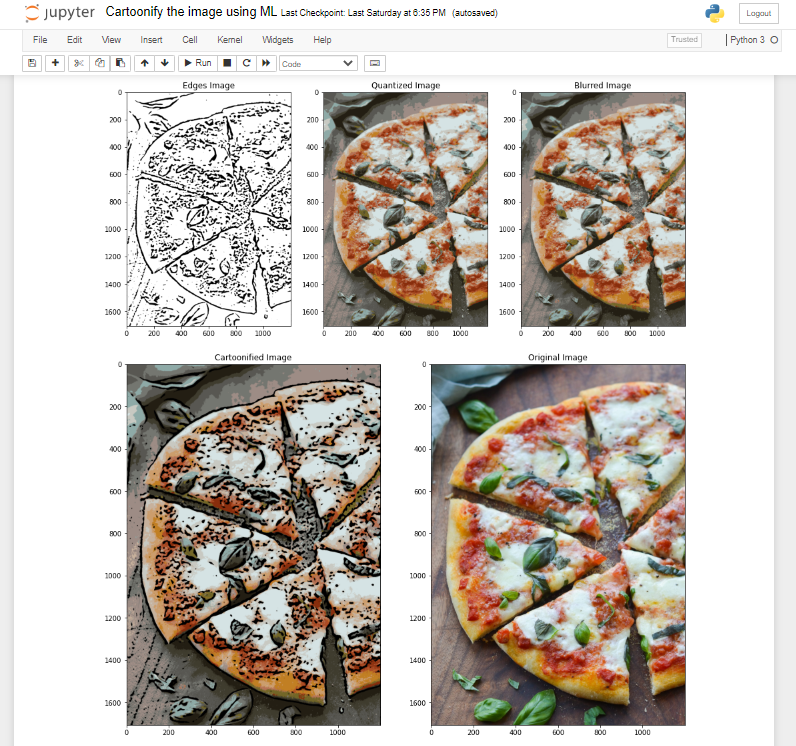
#> input picture Cartoonify the image/Pizza.png, 796 x 746 px; its folder holds only this picture in this run
$ python -i cartoonify.py   (imports and definitions only)
#> lines starting #> are read from the running program, lines starting #| are printed output that depends on the picture; after the words box and inside, x2 and y2 are one past the last pixel; in counts of white or black regions, pixels touching at a corner belong together
#> further down, picture is the input picture: shape (746, 796, 3); mean B, G, R 184.1, 191.2, 198.1
import cv2
import numpy as np
from numpy import asarray
from PIL import Image
import PySimpleGUI as Sg
import pathlib
import tempfile
from skimage import io

cartoon_image = 0


class MAIN:
    def __init__(self):
        self.layout = []
        Sg.theme('DarkTeal6')
#> (this line was passed over: PySimpleGUI is not available in this run)
        self.FIRST_COLOR = f'#E7E7E7 on #041B2D'
        self.SECOND_COLOR = '#041B2D on #9B9B9B '
        self.menu_def = [['&File', ['&Open (Ctrl+O)', '&Save', 'Exit']], ]

    def components(self):
        mid_col = Sg.Column([
            [Sg.Text("Import Image To Cartoonify It :", font='Helvetica 12 bold italic')],
            [Sg.Image(key="-IMAGE-", size=(400, 400), background_color='white')],
            [Sg.B('Cartoonify', button_color='#9B9B9B', pad=(150, 10), font='Helvetica 12 bold italic', border_width=8)]
        ], pad=(65, 0))

        self.layout = [
            [Sg.MenubarCustom(self.menu_def, font='Helvetica 12 bold italic')],
            [mid_col]
        ]
        return self.layout

    @staticmethod
    def open_file():
        filename = Sg.popup_get_file('Open', no_window=True)
        if filename:
            file = pathlib.Path(filename)
            return file

    file_types = [("JPEG (*.jpg)", "*.jpg"), ("All files (*.*)", "*.*")]
    tmp_file = tempfile.NamedTemporaryFile(suffix=".jpg").name

    @staticmethod
    def save_image(save_path):
        io.imsave(save_path, cartoon_image)

    @staticmethod
    def cartoon(image):
        global cartoon_image
        arr = asarray(image)
        # img = cv2.cvtColor(arr, cv2.COLOR_BGR2RGB)

        line_size, blur_value = 7, 5

        # Create Edge Mask
        gray = cv2.cvtColor(arr, cv2.COLOR_RGB2GRAY)
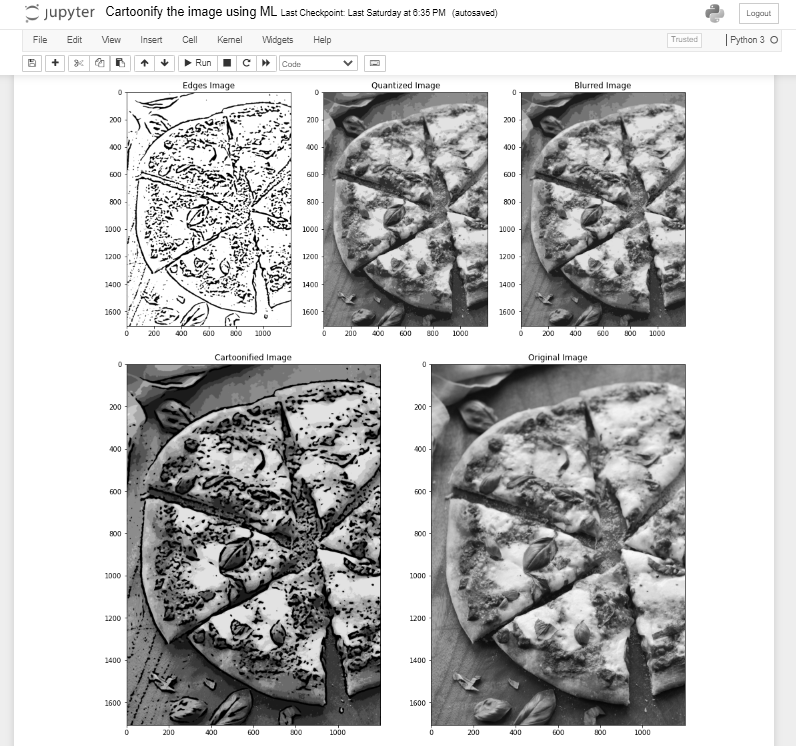
#> gray: shape (746, 796); min 0, max 255, mean 189.9
        gray_blur = cv2.medianBlur(gray, blur_value)
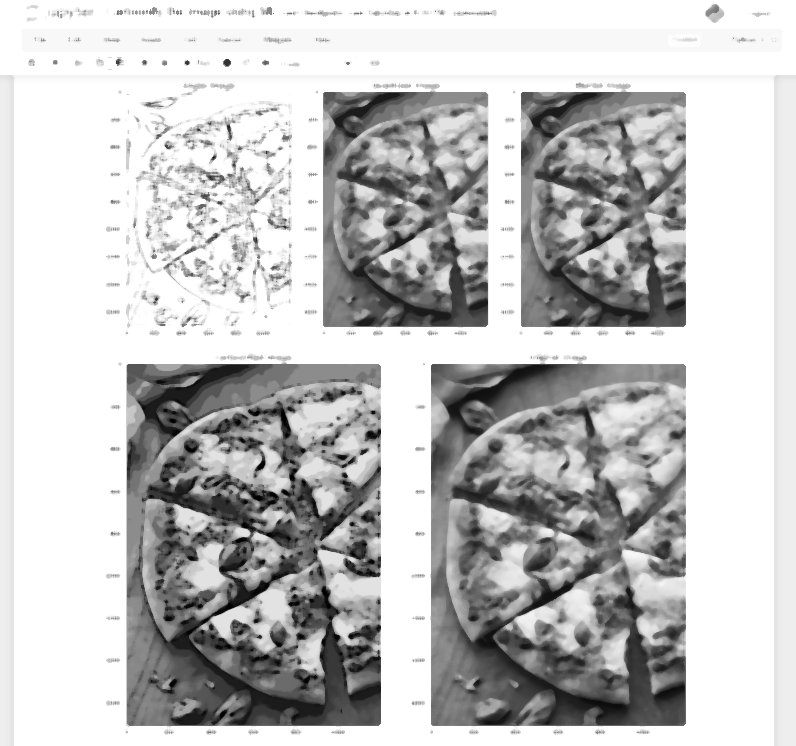
#> gray_blur: shape (746, 796); min 0, max 255, mean 194

        edges = cv2.adaptiveThreshold(gray_blur, 255, cv2.ADAPTIVE_THRESH_MEAN_C, cv2.THRESH_BINARY, line_size,
                                      blur_value)
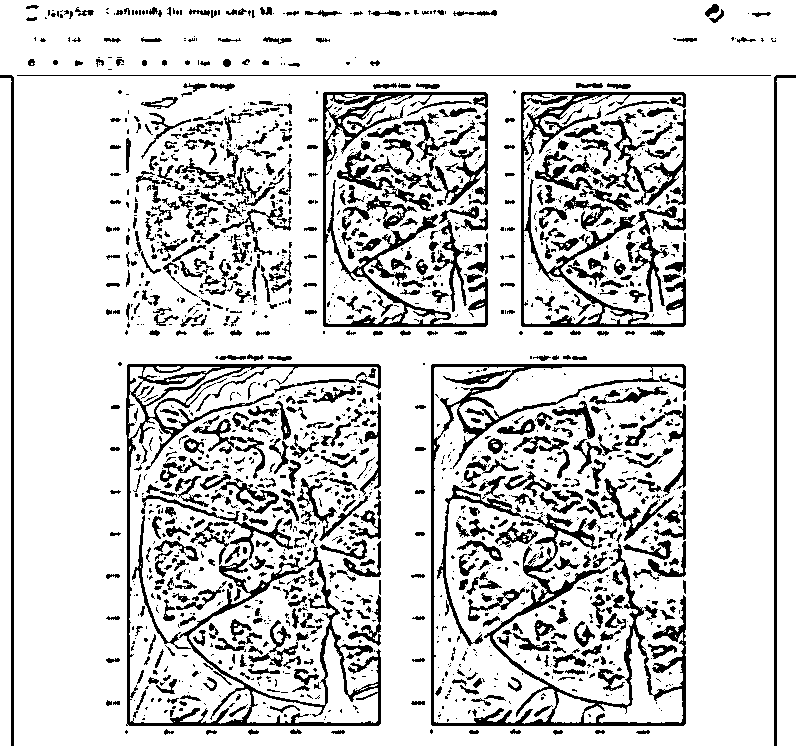
#> edges: shape (746, 796); 82.7% white; 1822 black regions (1165 under 20 px), largest, box (x1, y1, x2, y2) and area: (431, 364, 686, 726) 11035, (126, 364, 381, 726) 9091, (323, 92, 488, 327) 5374

        k = 16  # is the number of colors

        # Reduce the color palette :
        # Transform the image
        data = np.float32(arr).reshape((-1, 3))

        # Determine criteria
        criteria = (cv2.TERM_CRITERIA_EPS + cv2.TERM_CRITERIA_MAX_ITER, 20, 0.001)

        # Implementing k-means
        ret, label, center = cv2.kmeans(data, k, None, criteria, 10, cv2.KMEANS_RANDOM_CENTERS)
#> ret = 135655582.1; center = 16 rows, first 8: [4.9, 6.2, 7.75], [108.7, 114.7, 115], [192.1, 198.8, 198.8], [130.1, 137.4, 149], [47.35, 61.24, 66.29], [76.8, 87.78, 90.73], [163.3, 166.1, 153.2], [23.34, 32.57, 38.53]
        center = np.uint8(center)
#> center = 16 rows, first 8: [4, 6, 7], [108, 114, 115], [192, 198, 198], [130, 137, 148], [47, 61, 66], [76, 87, 90], [163, 166, 153], [23, 32, 38]

        result = center[label.flatten()]
        result = result.reshape(arr.shape)
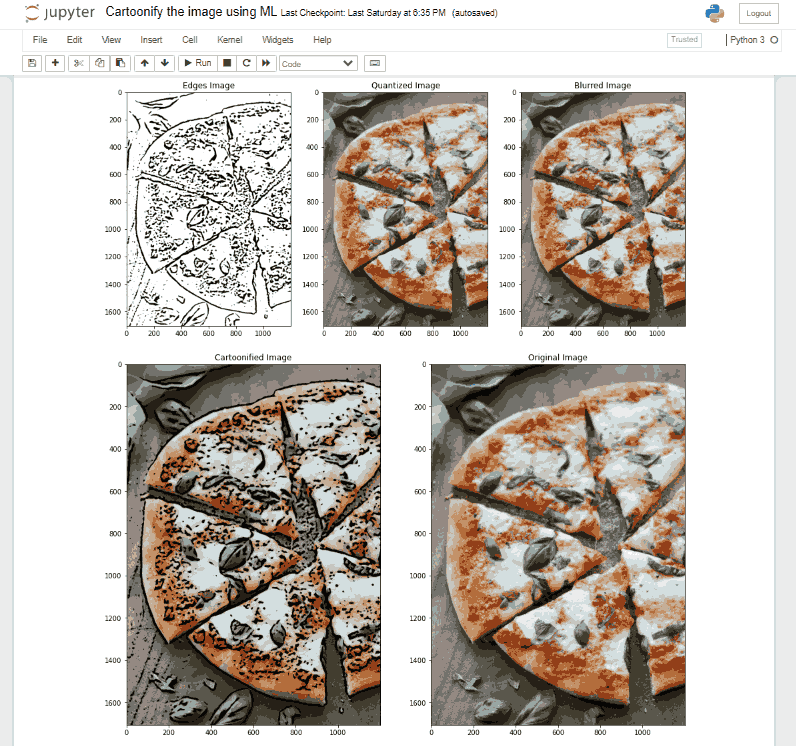
#> result: shape (746, 796, 3); mean B, G, R 184.1, 191.1, 198.1

        # Reduce the noise :
        blurred = cv2.bilateralFilter(result, d=1, sigmaColor=200, sigmaSpace=200)

        # Combine edge mask with the quantization image:
        cartoon_image = cv2.bitwise_and(blurred, blurred, mask=edges)
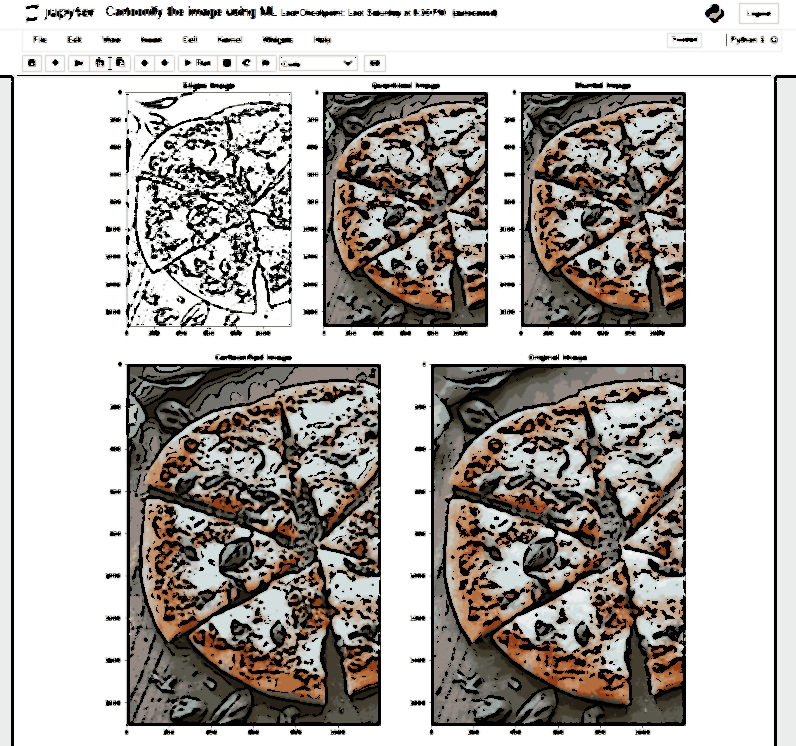
#> cartoon_image: shape (746, 796, 3); mean B, G, R 169.1, 173.6, 177.7

        return Image.fromarray(cartoon_image)

>>> import cv2
>>> picture = cv2.imread('../Pizza.png')
>>> result = MAIN().cartoon(picture)
